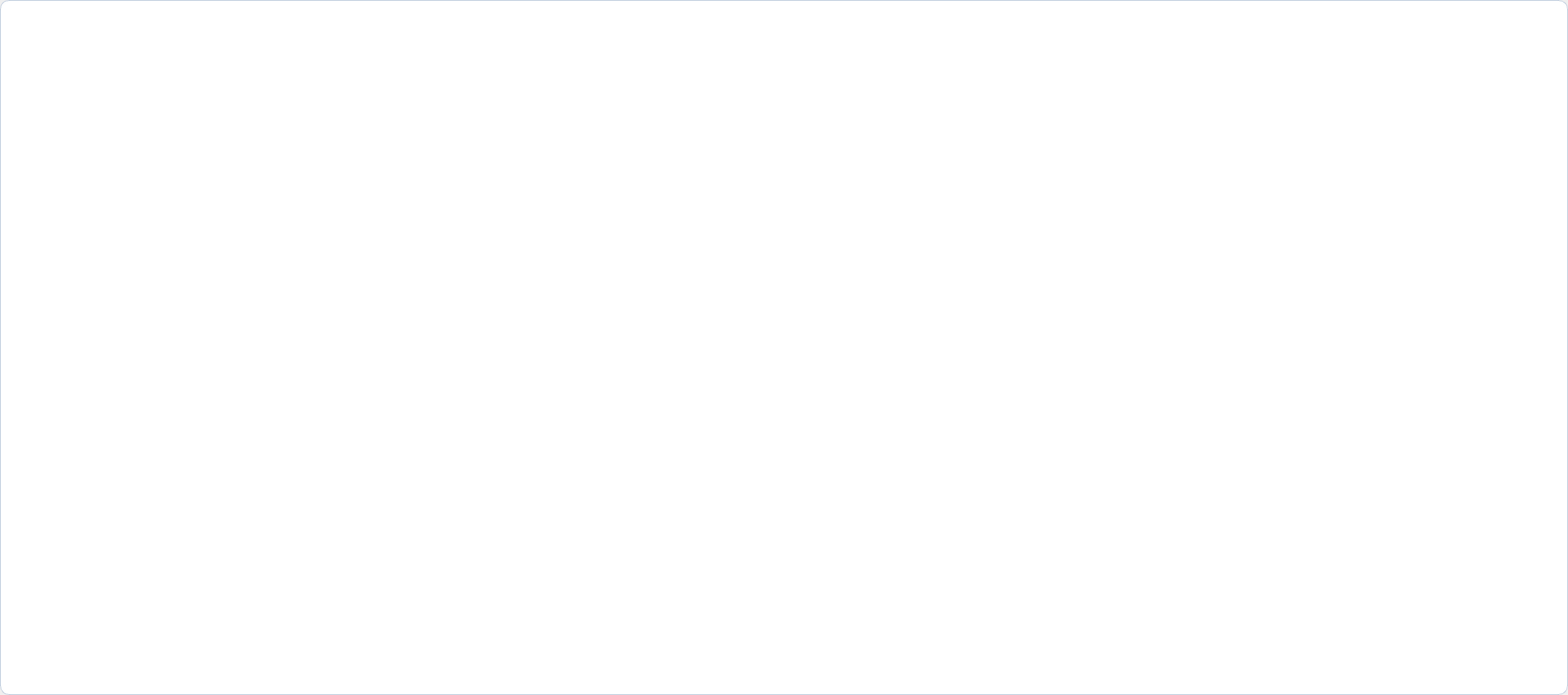
<?xml version="1.0" encoding="UTF-8"?>
<ui version="4.0">
 <class>MaintainPower</class>
 <widget class="QWidget" name="MaintainPower">
  <property name="geometry">
   <rect>
    <x>0</x>
    <y>0</y>
    <width>1696</width>
    <height>752</height>
   </rect>
  </property>
  <property name="windowTitle">
   <string>Form</string>
  </property>
  <layout class="QGridLayout" name="gridLayout">
   <property name="leftMargin">
    <number>0</number>
   </property>
   <property name="topMargin">
    <number>0</number>
   </property>
   <property name="rightMargin">
    <number>0</number>
   </property>
   <property name="bottomMargin">
    <number>0</number>
   </property>
   <property name="spacing">
    <number>0</number>
   </property>
   <item row="0" column="0">
    <widget class="QTableWidget" name="tableWidget">
     <property name="styleSheet">
      <string notr="true">QTableWidget {
    alternate-background-color: #f2f7fb;

    background: #FFFFFF;
    border-radius: 10px 10px 0px 0px;
    border: 1px solid rgba(170, 189, 212, 0.6);

    font-family: PingFang SC;
    font-weight: 500;
    font-size: 22px;
    color: #333333;
    line-height: 35px;
}

QHeaderView {
    font-family: PingFang SC;
    font-weight: 500;
    font-size: 30px;
    color: #333333;
    line-height: 70px;

    border-top-left-radius: 10px;
    border-top-right-radius: 10px;
    border-bottom-left-radius: 10px;
    border-bottom-right-radius: 10px;
}

QHeaderView::section {
    border: none;
}</string>
     </property>
    </widget>
   </item>
  </layout>
 </widget>
 <resources/>
 <connections/>
</ui>
